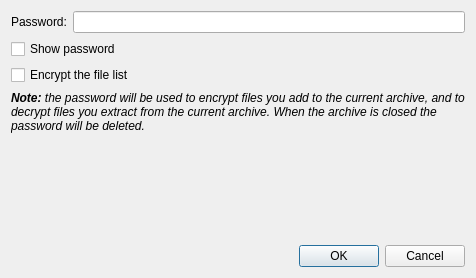
<?xml version="1.0" encoding="UTF-8"?>
<ui version="4.0">
 <class>PasswordDialog</class>
 <widget class="QDialog" name="PasswordDialog">
  <property name="geometry">
   <rect>
    <x>0</x>
    <y>0</y>
    <width>476</width>
    <height>278</height>
   </rect>
  </property>
  <property name="windowTitle">
   <string>Password</string>
  </property>
  <layout class="QGridLayout" name="gridLayout">
   <item row="3" column="0" colspan="2">
    <widget class="QLabel" name="label_2">
     <property name="sizePolicy">
      <sizepolicy hsizetype="Expanding" vsizetype="Fixed">
       <horstretch>0</horstretch>
       <verstretch>0</verstretch>
      </sizepolicy>
     </property>
     <property name="text">
      <string>&lt;i&gt;&lt;b&gt;Note:&lt;/b&gt; the password will be used to encrypt files you add to the current archive, and to decrypt files you extract from the current archive. When the archive is closed the password will be deleted.&lt;/i&gt;</string>
     </property>
     <property name="alignment">
      <set>Qt::AlignLeading|Qt::AlignLeft|Qt::AlignTop</set>
     </property>
     <property name="wordWrap">
      <bool>true</bool>
     </property>
    </widget>
   </item>
   <item row="0" column="0">
    <widget class="QLabel" name="label">
     <property name="text">
      <string>Password:</string>
     </property>
    </widget>
   </item>
   <item row="0" column="1">
    <widget class="QLineEdit" name="passwordEdit">
     <property name="echoMode">
      <enum>QLineEdit::Password</enum>
     </property>
    </widget>
   </item>
   <item row="6" column="1">
    <layout class="QHBoxLayout" name="horizontalLayout_2">
     <item>
      <spacer name="horizontalSpacer_2">
       <property name="orientation">
        <enum>Qt::Horizontal</enum>
       </property>
       <property name="sizeHint" stdset="0">
        <size>
         <width>40</width>
         <height>20</height>
        </size>
       </property>
      </spacer>
     </item>
     <item>
      <spacer name="horizontalSpacer">
       <property name="orientation">
        <enum>Qt::Horizontal</enum>
       </property>
       <property name="sizeHint" stdset="0">
        <size>
         <width>40</width>
         <height>20</height>
        </size>
       </property>
      </spacer>
     </item>
     <item>
      <layout class="QHBoxLayout" name="horizontalLayout">
       <item>
        <widget class="QDialogButtonBox" name="buttonBox_1">
         <property name="standardButtons">
          <set>QDialogButtonBox::Ok</set>
         </property>
        </widget>
       </item>
       <item>
        <widget class="QDialogButtonBox" name="buttonBox_2">
         <property name="standardButtons">
          <set>QDialogButtonBox::Cancel</set>
         </property>
        </widget>
       </item>
      </layout>
     </item>
    </layout>
   </item>
   <item row="1" column="0" colspan="2">
    <widget class="QCheckBox" name="showPassword">
     <property name="text">
      <string>Show password</string>
     </property>
    </widget>
   </item>
   <item row="2" column="0" colspan="2">
    <widget class="QCheckBox" name="encryptFileList">
     <property name="text">
      <string>Encrypt the file list</string>
     </property>
    </widget>
   </item>
   <item row="5" column="0">
    <spacer name="verticalSpacer">
     <property name="orientation">
      <enum>Qt::Vertical</enum>
     </property>
     <property name="sizeHint" stdset="0">
      <size>
       <width>20</width>
       <height>40</height>
      </size>
     </property>
    </spacer>
   </item>
  </layout>
 </widget>
 <tabstops>
  <tabstop>passwordEdit</tabstop>
  <tabstop>showPassword</tabstop>
  <tabstop>encryptFileList</tabstop>
 </tabstops>
 <resources/>
 <connections>
  <connection>
   <sender>buttonBox_2</sender>
   <signal>accepted()</signal>
   <receiver>PasswordDialog</receiver>
   <slot>accept()</slot>
   <hints>
    <hint type="sourcelabel">
     <x>273</x>
     <y>178</y>
    </hint>
    <hint type="destinationlabel">
     <x>410</x>
     <y>11</y>
    </hint>
   </hints>
  </connection>
  <connection>
   <sender>buttonBox_2</sender>
   <signal>rejected()</signal>
   <receiver>PasswordDialog</receiver>
   <slot>reject()</slot>
   <hints>
    <hint type="sourcelabel">
     <x>123</x>
     <y>176</y>
    </hint>
    <hint type="destinationlabel">
     <x>409</x>
     <y>47</y>
    </hint>
   </hints>
  </connection>
 </connections>
</ui>
